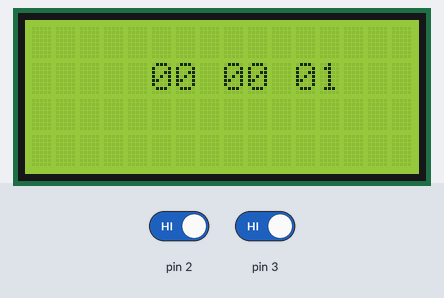
Simulated run of this sketch. Board: Arduino Uno, built with avr-gcc and run on an emulated ATmega328P. On the bench: 16×4 character LCD. Inputs (shaded band) come from the test bench; at power-on: pin 2 HIGH, pin 3 HIGH.

Above: at 1.2 s.
1.3 s: pin 2 driven LOW
At 1.57 s:
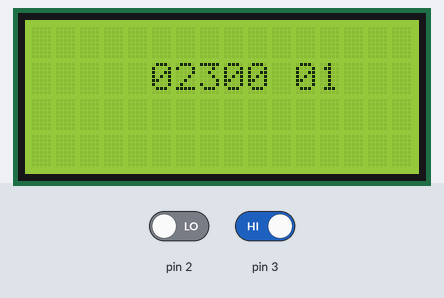
2.9 s: pin 2 driven HIGH
At 3.9 s:
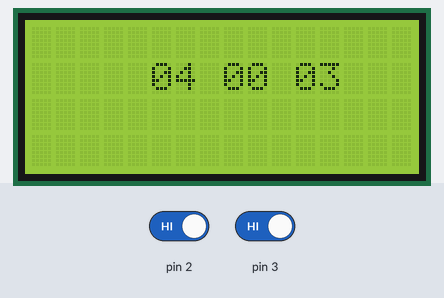
4.7 s: pin 3 driven LOW
At 4.89 s:
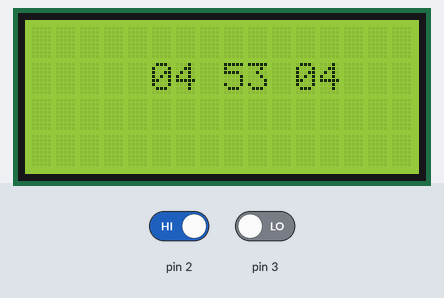
6.2 s: pin 3 driven HIGH
At 7.7 s:
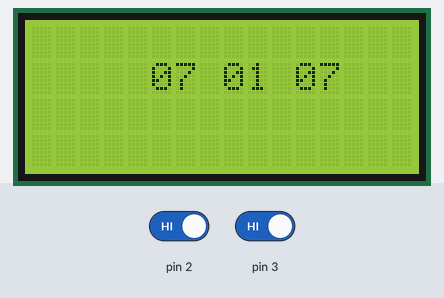
8.5 s: pin 2 driven LOW
At 8.71 s:
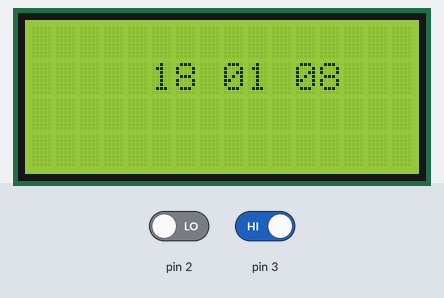
Timing chart, 0 to 11.0 s (numbered marks = the images above; inputs shaded):
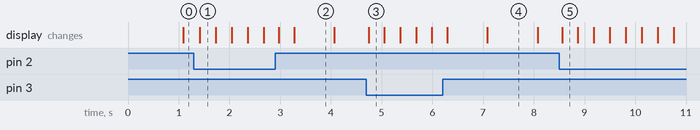

Measured:
- what the display in image 2 shows lasts 0.8 s, from 3.3 s to 4.1 s
- what the display in image 4 shows lasts 1.0 s, from 7.1 s to 8.1 s

The sketch:

Ichau_Alexander_reloj.ino
```cpp
/*
 *              UNIVERSIDAD TECNICA DEL NORTE
 *                  FICA-CIERCOM
 *  ALEXANDER ICHAU
 *  SISTEMAS MICROPROCESADOS
 *                  DEBER 1 SEGUNDO BIMESTRE
 *
 *                      RELOJ
 */
#include <MsTimer2.h>
#include <LiquidCrystal.h>
#include <TimerOne.h>

LiquidCrystal lcd(13,12,11,10,9,8,7);
int h=0, m=0, s=0;
void setup() {
   lcd.begin(16,4);
  attachInterrupt(0,hor,LOW);
  attachInterrupt(1,minut,LOW);
   MsTimer2::set(1000,contador);
   MsTimer2::start();
   lcd.setCursor(2,0);
  lcd.print("***CLOCK***");
}

void loop() {
  funcionamiento();
}
void funcionamiento(){
    lcd.clear();
  lcd.setCursor(6,1);
  lcd.print(":");
  lcd.setCursor(9,1);
  lcd.print(":");
  if(h<24){
    lcd.setCursor(5,1);
    if(h<10)
      lcd.print("0");
    lcd.print(h);
  }else{
    h=0;
  }
  if(m<60){
    lcd.setCursor(8,1);
    if(m<10)
      lcd.print("0");
    lcd.print(m);
  }else{
    h++;
    m=0;
  }
  if(s<60){
    lcd.setCursor(11,1);
    if(s<10)
      lcd.print("0");
    lcd.print(s);
  }else{
    m++;
    s=0;
  }
  }
void minut(){
    if(m<60)
    m++;
  else
    m=0;
}

void hor(){
    if(h<24)
    h++;
  else
    h=0;
}

void contador(){
  s++;
  Serial.println(s);
}
```
